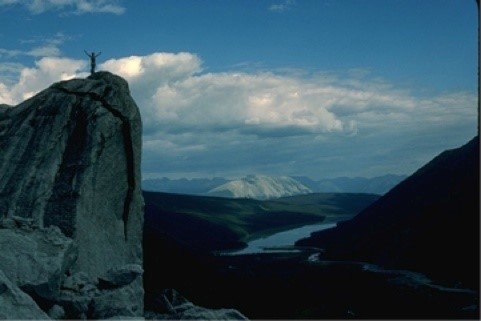
#> input picture ex4/scene.jpg, 481 x 321 px
$ python task3b.py
#> lines starting #> are read from the running program, lines starting #| are printed output that depends on the picture
### ex4/watermark.py
# -*- coding: UTF-8 -*-
"""
@author:Jaiyaun
@software: PyCharm
@file:watermark.py
@time:2021/11/17
"""

import matplotlib.pyplot as plt

def savefig(plt, filename, watermark_text):
    fig = plt.gcf()
    plt.rcParams['font.family'] = ['sans-serif']
    plt.rcParams['font.sans-serif'] = ['Microsoft YaHei']
    fig.text(0.9, 0.05, watermark_text,
             fontsize=40,
             rotation=45,
             color='blue',
             ha='right',
             va='bottom',
             alpha=0.2)
    plt.gca().xaxis.set_major_locator(plt.NullLocator())
    plt.gca().yaxis.set_major_locator(plt.NullLocator())
    plt.margins(0, 0)
    fig.savefig(filename, format='png', transparent=True, pad_inches=0)

# [14 lines left out: function addwatermark, not called in this run]

### ex4/task3b.py
# -*- coding: UTF-8 -*-
"""
@author:Jaiyaun
@software: PyCharm
@file:task3b.py
@time:2021/11/24
"""
import matplotlib.pyplot as plt
import cv2
import watermark

img = cv2.imread('scene.jpg', cv2.IMREAD_COLOR)
#> img is the input picture: shape (321, 481, 3); mean B, G, R 90.1, 77.1, 49.9

channels = cv2.split(img)
equalized_b = cv2.equalizeHist(channels[0], channels[0])
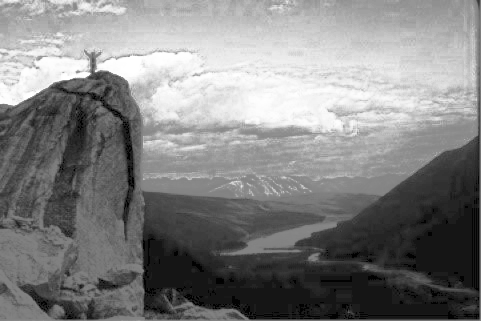
#> equalized_b: shape (321, 481); min 0, max 255, mean 129.1
equalized_g = cv2.equalizeHist(channels[1], channels[1])
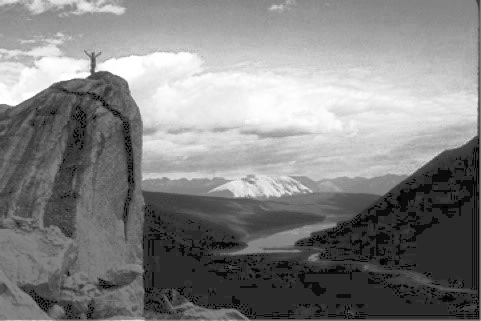
#> equalized_g: shape (321, 481); min 0, max 255, mean 130.2
equalized_r = cv2.equalizeHist(channels[2], channels[2])
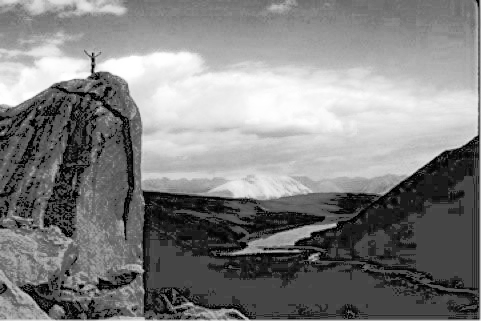
#> equalized_r: shape (321, 481); min 0, max 255, mean 129
dst = cv2.merge(channels)
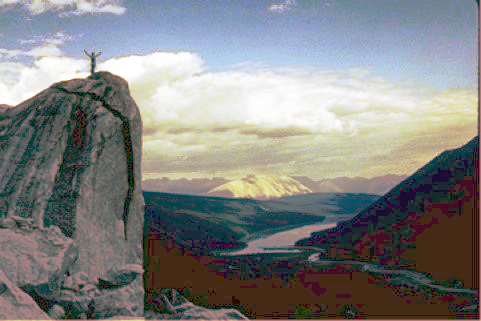
#> dst: shape (321, 481, 3); mean of channels 0, 1, 2 129.1, 130.2, 129; drawn as B, G, R

titles = ['Original', 'Equalized',
          'R', 'EqualizedR',
          'G', 'EqualiezdG',
          'B', 'EqualiezdB']
images = [img, dst,
          channels[2], equalized_r,
          channels[1], equalized_g,
          channels[0], equalized_b]

for i in range(8):
    plt.subplot(2, 4, i + 1)
    if len(images[i].shape) < 3:
        plt.imshow(images[i], 'gray')
    else:
        plt.imshow(images[i][..., ::-1])
    plt.title(titles[i], fontsize=8)
    plt.xticks([])
    plt.yticks([])

# 保存图片
# watermark.addwatermark(plt, '201944008236Jaiyaun')
watermark.savefig(plt, 'task3b.png', '201944008236Jaiyaun')
#> in savefig, `fig.savefig(filename, format='png', transparent=True, pad_inches=0)`:
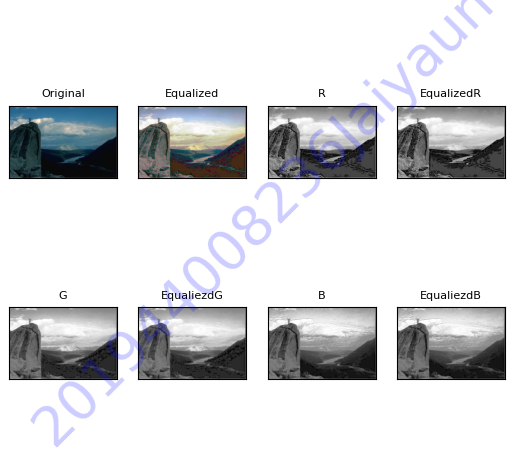
#> figure drawn by matplotlib, 8 panels
plt.show()

$ run again, with ex4/frame_20211124202844.png saved as ex4/scene.jpg
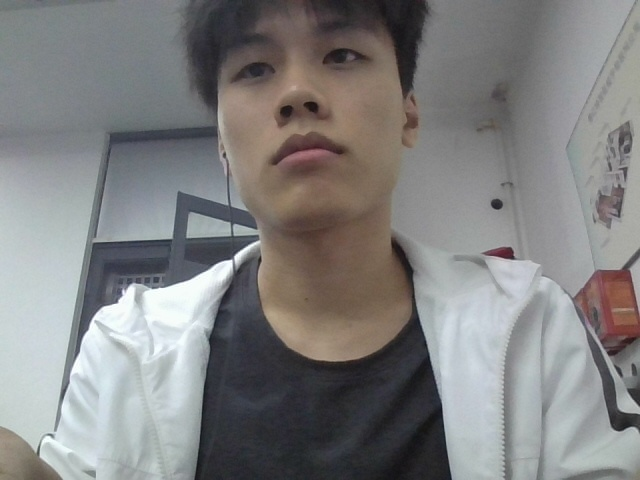
#> input picture ex4/frame_20211124202844.png, 640 x 480 px
#> img is the input picture: shape (480, 640, 3); mean B, G, R 128.7, 128.8, 129.2
#> `equalized_r = cv2.equalizeHist(channels[2], channels[2])`:
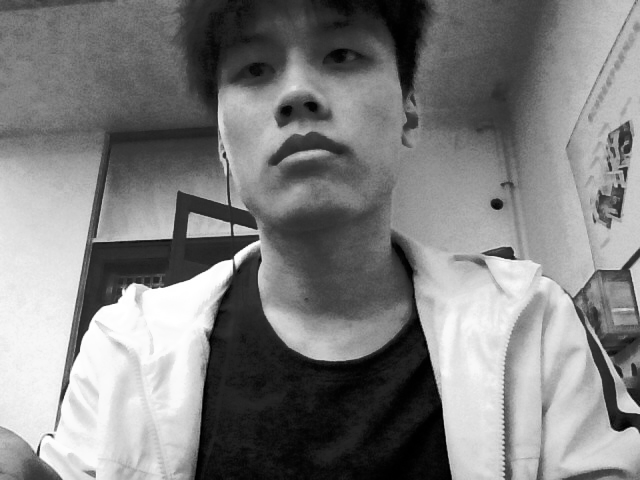
#> equalized_r: shape (480, 640); min 0, max 255, mean 128.4
#> `dst = cv2.merge(channels)`:
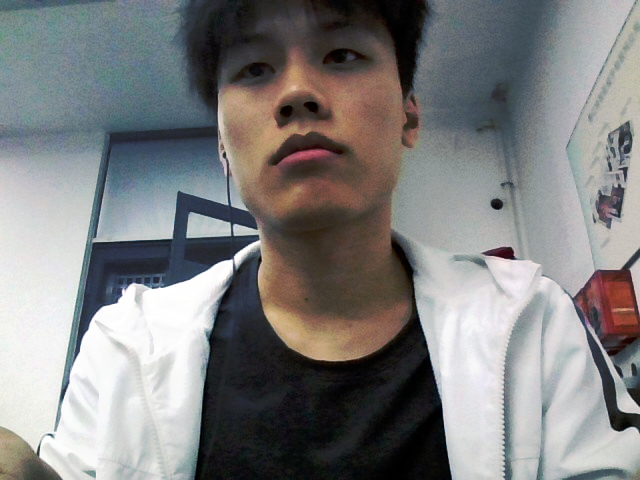
#> dst: shape (480, 640, 3); mean of channels 0, 1, 2 128.2, 128.2, 128.4; drawn as B, G, R

$ run again, with ex4/frame_20211217170255.png saved as ex4/scene.jpg
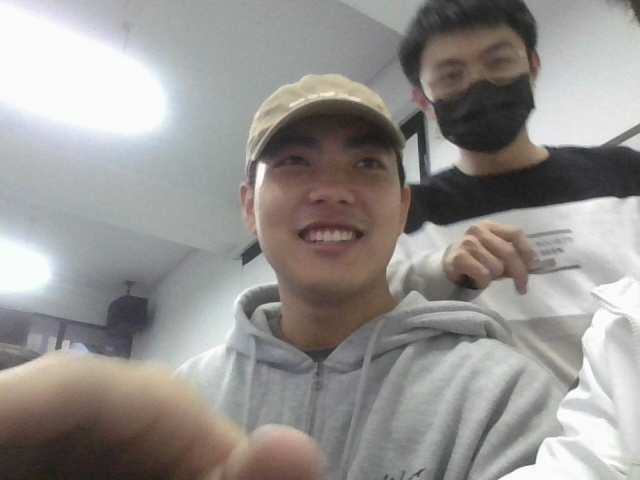
#> input picture ex4/frame_20211217170255.png, 640 x 480 px
#> img is the input picture: shape (480, 640, 3); mean B, G, R 144.8, 147.3, 150.5
#> `equalized_r = cv2.equalizeHist(channels[2], channels[2])`:
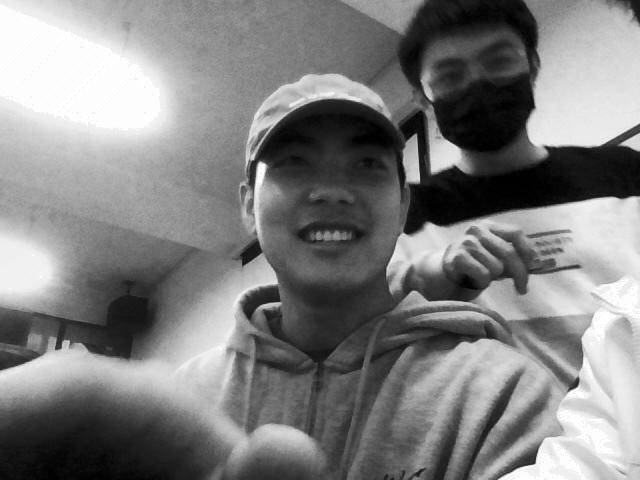
#> equalized_r: shape (480, 640); min 0, max 255, mean 128.4
#> `dst = cv2.merge(channels)`:
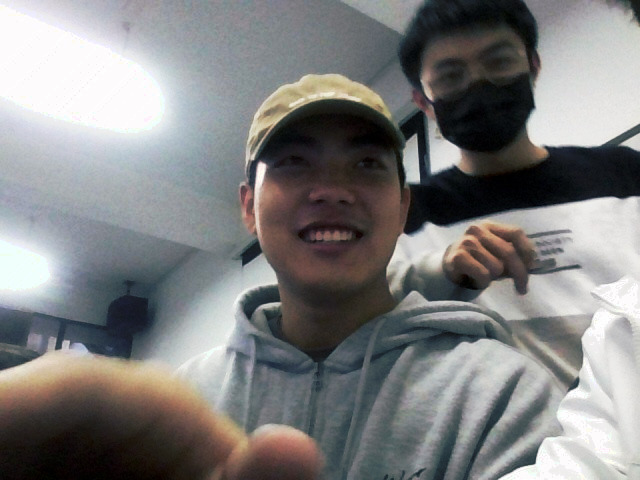
#> dst: shape (480, 640, 3); mean of channels 0, 1, 2 128.3, 128.4, 128.4; drawn as B, G, R

$ run again, with ex4/goldhill.png saved as ex4/scene.jpg
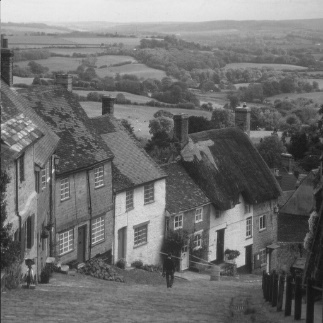
#> input picture ex4/goldhill.png, 323 x 323 px
#> img is the input picture: shape (323, 323, 3); min 18, max 237, mean 111.3
#> `equalized_b = cv2.equalizeHist(channels[0], channels[0])`:
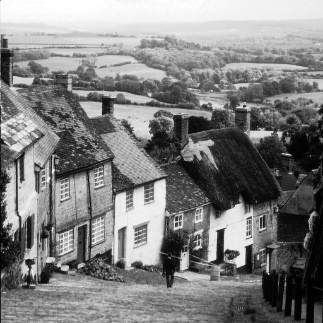
#> equalized_b: shape (323, 323); min 0, max 255, mean 128.3
